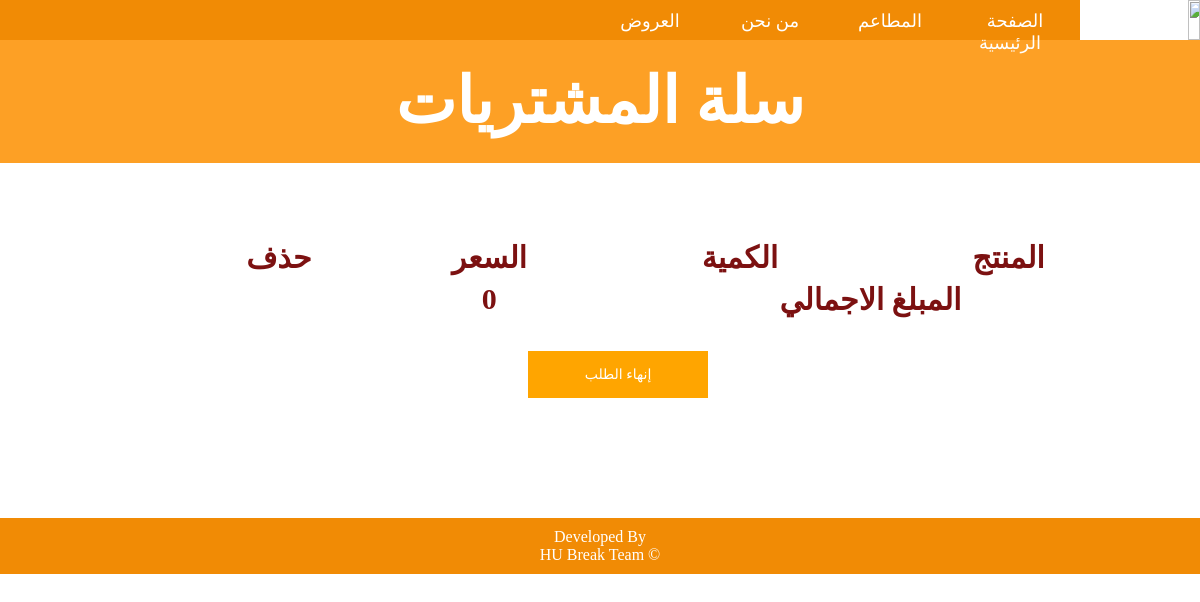
Page /cart.php on the earlier database version.
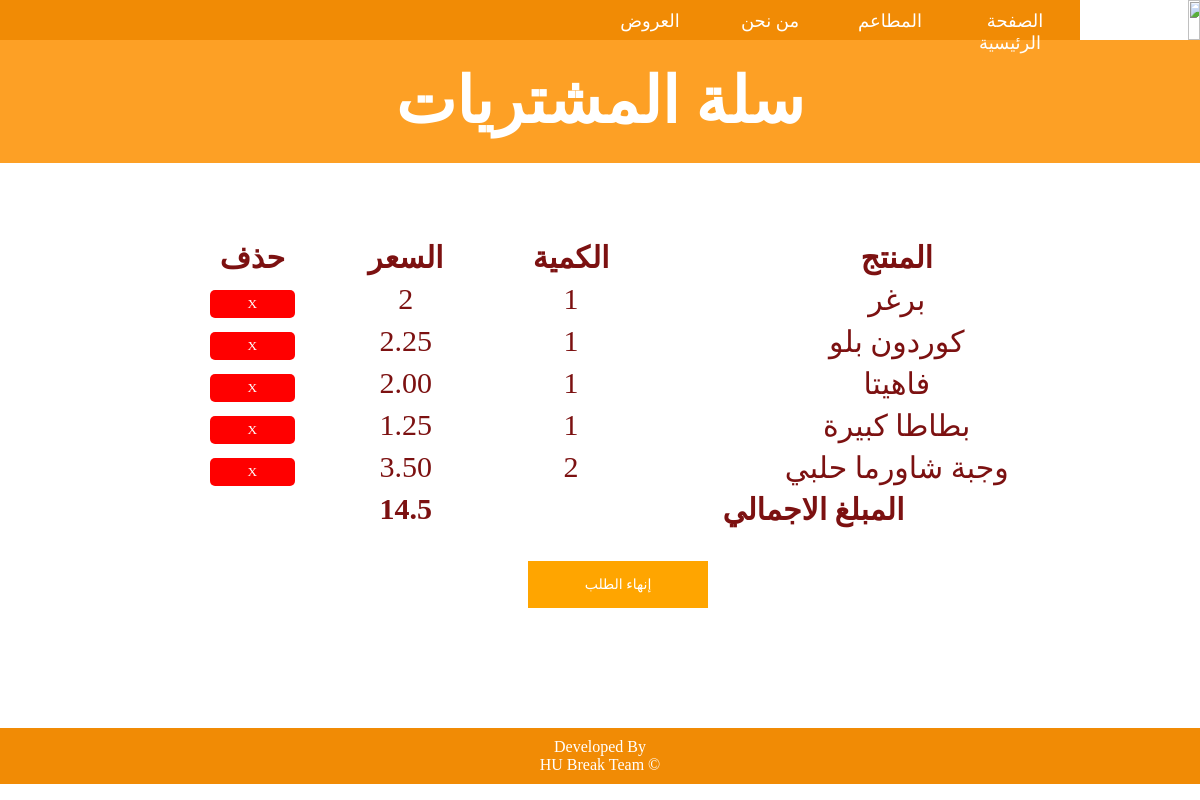
Same page on the later database version.
### tables this page shows
CREATE TABLE `cart` (
  `ID` varchar(255) NOT NULL,
  `n` varchar(255) NOT NULL,
  `price` varchar(255) NOT NULL,
  `quantity` varchar(255) NOT NULL
);

### cart.php (the view, shortened to what this page needs)
<!Doctype html>
<html>
<head>
</head>
<body>
    <nav class="menu-bar">
        <img src="logo.jpg" class="logo">
        <ul>
            <li><a href="cart.php"><span class="cart-icon"></span></a></li>
            <li><a href="#"><span class="user-icon"></span></a>
            </li>
            <li><a href="#">العروض</a></li>
            <li><a href="Home.php#cont">من نحن</a></li>
            <li class="rest"><a href=" #">المطاعم</a>
            </li>
            <li><a href="Home.php">الصفحة الرئيسية</a></li>
        </ul>
    </nav>
    <div class="intro">
        <h1>سلة المشتريات</h1>
    </div>
    <?php
    if (!$database = mysqli_connect("localhost", "root", "12345678", "hubreak_db"))
        die("Sorry, could not connect to the server.");
    extract($_POST);
    $query = "select price,quantity,n from cart";
    $result = mysqli_query($database, $query);
    print("<form method='POST' action='deletacart.php'>");
    print("<table class='table'>");
    print("<thead>");
    print("<th>حذف</th>");
    print("<th>السعر</th>");
    print("<th>الكمية</th>");
    print("<th>المنتج</th>");
    print("</thead>");
    $total = 0;
    while ($row = mysqli_fetch_row($result)) {
        print("<tr>");
        print("<td><input type='submit' class='button' value='X'></td>");
        foreach ($row as $value)
            print("<td>$value</td>");
        $total = $total + $row[0] * $row[1];
        print("</form>");
        print("</tr>");
    }
    print("<tfoot style='margin-top:30px;'>");
    print("<th></th>");
    print("<th>$total</th>");
    print("<th colspan='2'>المبلغ الاجمالي</th>");
    print("</tfoot>");
    print("</table>");
    print("</form>");
    ?>
    <div>
        <form action="ET.php" method="POST">
            <input type="submit" class="place" value="إنهاء الطلب">
        </form>
    </div>
    <footer>
        <p>Developed By</p>
        <p>HU Break Team &copy;</p>
    </footer>
</body>
</html>

### cart.php (style rules this page uses)
* { margin: 0; padding: 0; font-family: 'Times New Roman', Times, serif; box-sizing: border-box; }
body { color: rgb(124, 17, 17); background-attachment: fixed; background-color: white; }
.menu-bar { background: #f18b05; text-align: right; height: 40px; margin-right: 10%; padding-right: 5px; font-size: large; }
.menu-bar ul { display: inline-flex; list-style: none; color: #fff; }
.menu-bar ul li { width: 120px; margin: 0px; padding: 10px 0px; text-align: center; }
.menu-bar ul li a { text-decoration: none; color: #fff; padding-right: 10px; }
.logo { width: 10%; height: 40px; right: 0; position: absolute; }
.table { font-size: 30px; margin: 6% 6% auto 15%; width: 80%; color: rgb(124, 17, 17); }
.table td { text-align: center; }
tr { height: 40px; }
thead, tfoot { height: 30px; }
footer { background: #f18b05; color: white; text-align: center; padding: 10px; margin-bottom: 0; margin-top: 10%; background-attachment: fixed; }
a .cart-icon { display: inline-block; width: 18px; height: 18px; background-image: url("cart-icon.png"); background-size: contain; }
.user-icon { display: inline-block; width: 18px; height: 18px; background-image: url("user.png"); background-size: contain; }
.intro { background-color: #fda025; width: 100%; color: white; padding: 2% 0; font-size: xx-large; text-align: center; }
.button { cursor: pointer; padding: 6px; width: 60%; background: red; color: white; border: 0; border-radius: 5px; }
.place { background: orange; width: 15%; border: 0; margin-left: 44%; margin-top: 30px; padding: 15px; color: #FFFFFF; font-size: 14px; cursor: pointer; }

Differences in the rows shown:
added cart: price "2", quantity "1", n "برغر"
added cart: price "2.25", quantity "1", n "كوردون بلو"
added cart: price "2.00", quantity "1", n "فاهيتا"
added cart: price "1.25", quantity "1", n "بطاطا كبيرة"
added cart: price "3.50", quantity "2", n "وجبة شاورما حلبي"
Other differences:
$total: "0" → "14.5"
